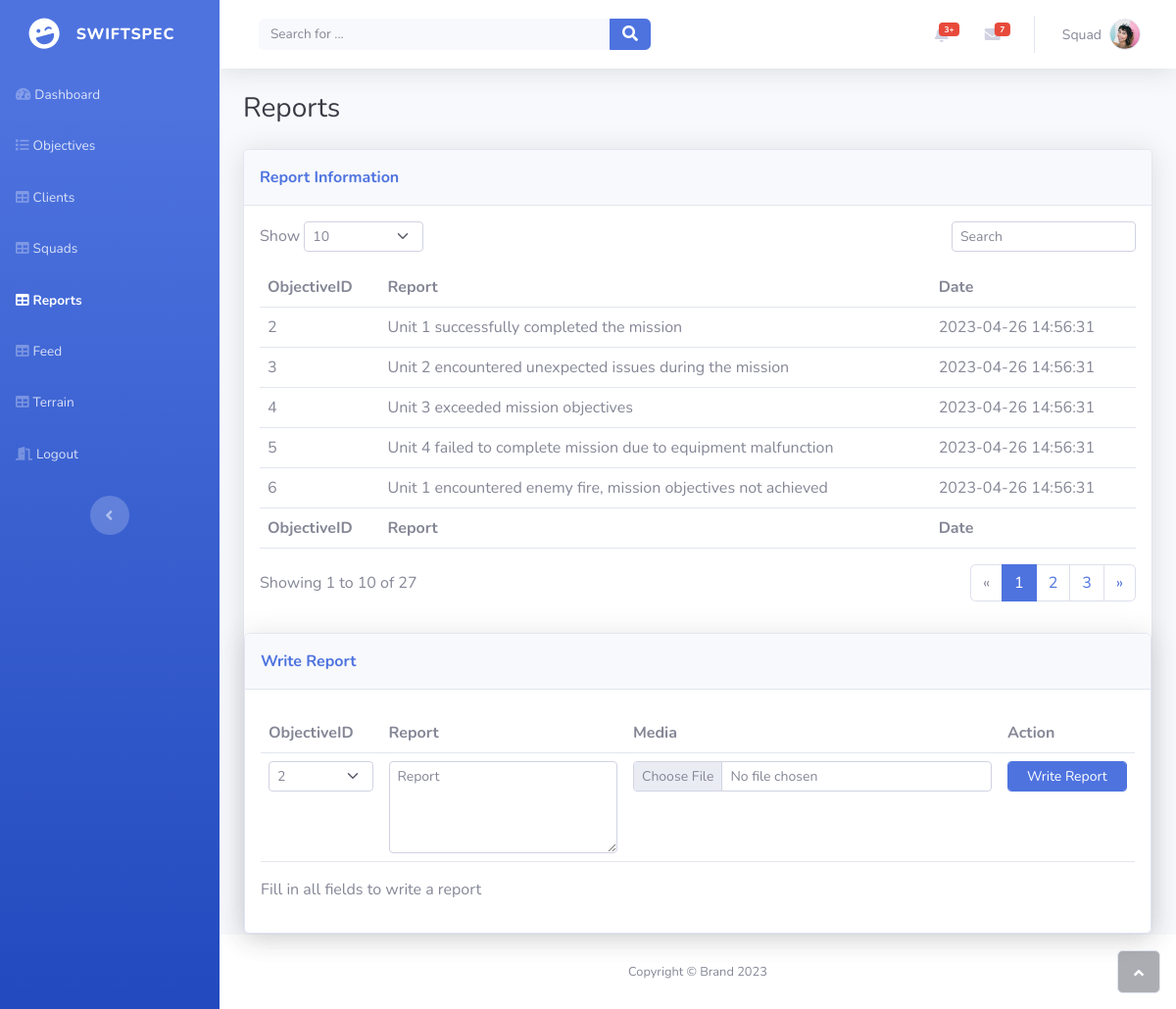
The page /squadreports.php on the database as committed earlier.
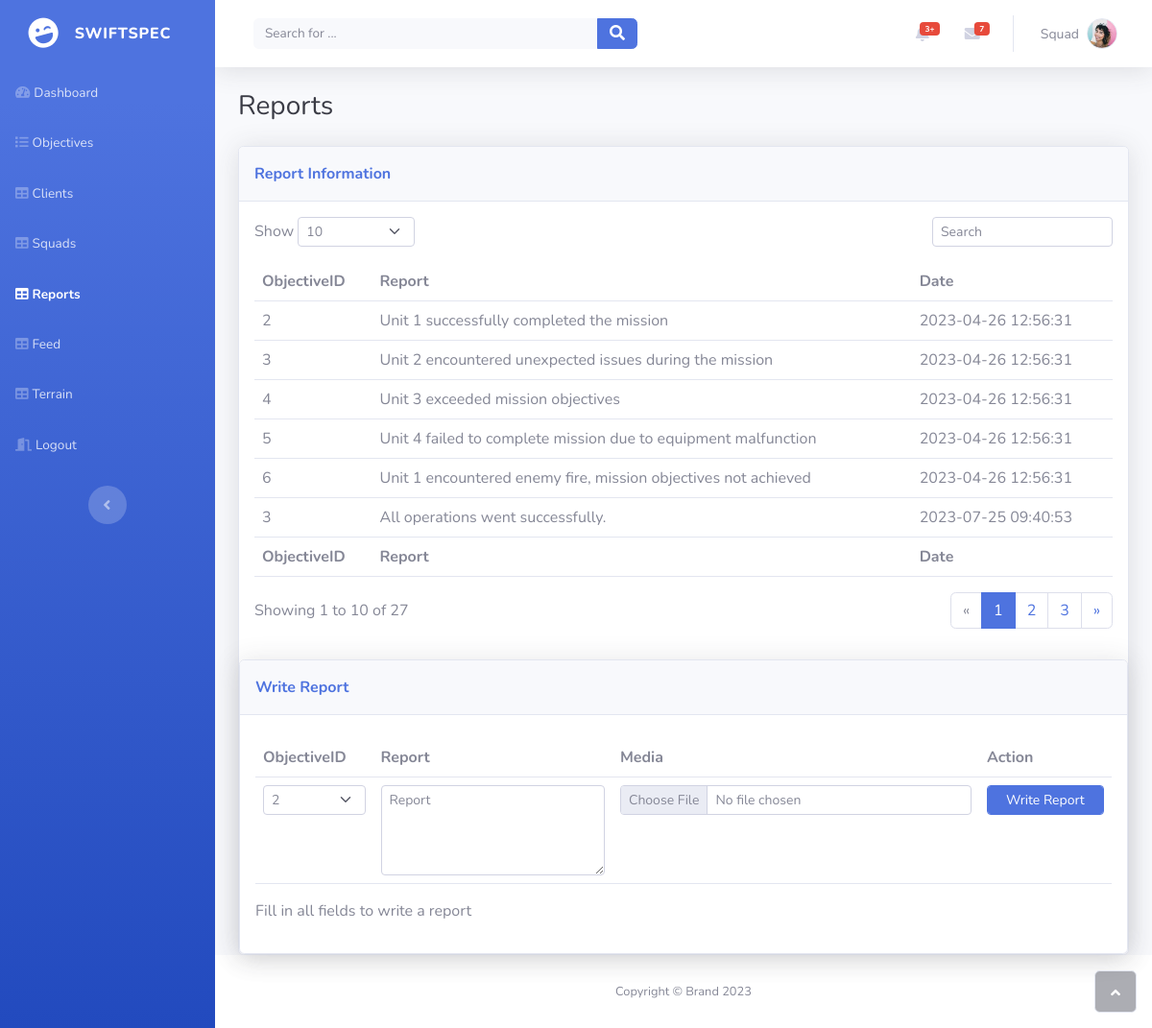
The same page on the database as committed later.
### tables this page shows
CREATE TABLE `report` (
  `ReportID` int(11) NOT NULL,
  `ObjectiveID` int(11) DEFAULT NULL,
  `Report` text DEFAULT NULL,
  `Date` timestamp NOT NULL DEFAULT current_timestamp() ON UPDATE current_timestamp()
);

### php/displayreports.php (called while the page is built)
<?php
require_once 'connection.php';
$sql = "SELECT * FROM report";
$result = $connection->query($sql);
$rows = array();
if ($result->num_rows > 0) {
  while($row = $result->fetch_assoc()) {
    $rows[] = $row;
  }
}
?>

### squadreports.php (the view, shortened to what the changed rows need)
<?php
require_once 'php/displayreports.php';
?>
<!DOCTYPE html>
<html lang="en">
<head>
    <link rel="stylesheet" href="assets/bootstrap/css/bootstrap.min.css">
    <link rel="stylesheet" href="assets/fonts/fontawesome-all.min.css">
</head>
<body id="page-top">
    <div id="wrapper">
        <div class="d-flex flex-column" id="content-wrapper">
            <div id="content">
                <div class="container-fluid">
                    <div class="card shadow">
                        <div class="card-body">
                            <div class="table-responsive table mt-2" id="dataTable" role="grid" aria-describedby="dataTable_info">
                                <table class="table my-0" id="dataTable">
                                    <thead>
                                        <tr>
                                            <th>ObjectiveID</th>
                                            <th>Report</th>
                                            <th>Date</th>
                                        </tr>
                                    </thead>
                                    <tbody>
                                        <?php foreach ($rows as $row) : ?>
                                            <tr>
                                                <td><?php echo $row['ObjectiveID']; ?></td>
                                                <td><?php echo $row['Report']; ?></td>
                                                <td><?php echo $row['Date']; ?></td>
                                            </tr>
                                        <?php endforeach; ?>
                                    </tbody>
                                </table>
                            </div>
                        </div>
                        <div class="card shadow">
                            <div class="card-body">
                                <div class="table-responsive table mt-2" id="dataTable" role="grid" aria-describedby="dataTable_info">
                                    <table class="table my-0" id="dataTable">
                                        <thead>
                                            <tr>
                                                <th>ObjectiveID</th>
                                                <th>Report</th>
                                                <th>Media</th>
                                                <th>Action</th>
                                            </tr>
                                        </thead>
                                    </table>
                                </div>
                            </div>
                        </div>
                    </div>
                </div>
            </div>
        </div><a class="border rounded d-inline scroll-to-top" href="#page-top"><i class="fas fa-angle-up"></i></a>
    </div>
</body>
</html>

Rows that differ between the two databases and show on the page:
changed report "Unit 1 successfully completed the mission": Date "2023-04-26 14:56:31" → "2023-04-26 12:56:31"
changed report "Unit 2 encountered unexpected issues during the mission": Date "2023-04-26 14:56:31" → "2023-04-26 12:56:31"
changed report "Unit 3 exceeded mission objectives": Date "2023-04-26 14:56:31" → "2023-04-26 12:56:31"
changed report "Unit 4 failed to complete mission due to equipment malfunction": Date "2023-04-26 14:56:31" → "2023-04-26 12:56:31"
changed report "Unit 1 encountered enemy fire, mission objectives not achieved": Date "2023-04-26 14:56:31" → "2023-04-26 12:56:31"
added report: ObjectiveID "3", Report "All operations went successfully.", Date "2023-07-25 09:40:53"
